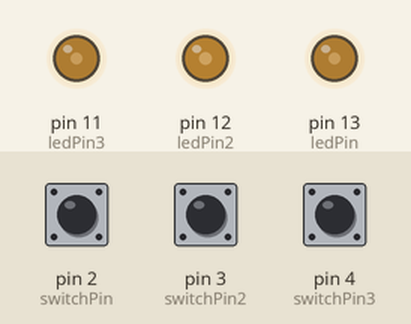
This sketch was run on a simulated Arduino Uno, built with avr-gcc and run on an emulated ATmega328P. On the bench: output pins drawn as LEDs (lit = HIGH). Inputs (shaded band) come from the test bench; at power-on: pin 2 (switchPin) LOW, pin 3 (switchPin2) HIGH, pin 4 (switchPin3) HIGH. What the sketch prints to the serial monitor is not drawn.

Above: at 1.29 s.
1.3 s: pin 2 (switchPin) pulled HIGH for 3.2 s
At 2.4 s:
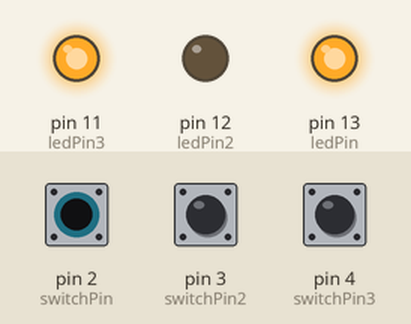
6.0 s: pin 2 (switchPin) pulled HIGH for 0.15 s
At 6.12 s:
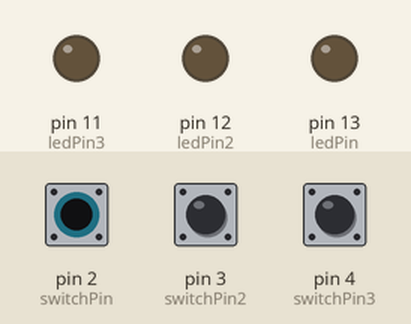
9.0 s: pin 2 (switchPin) pulled HIGH for 1 s
12.0 s: pin 3 (switchPin2) pulled LOW for 1 s
15.0 s: pin 2 (switchPin) driven HIGH and pin 3 (switchPin2) driven LOW
At 15.21 s:
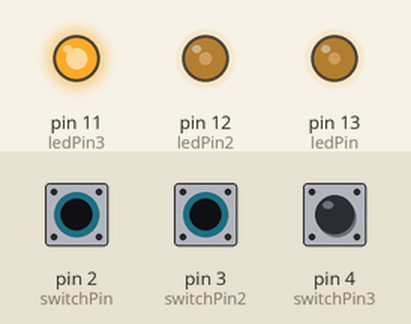
18.0 s: pin 3 (switchPin2) driven HIGH
At 19.2 s:
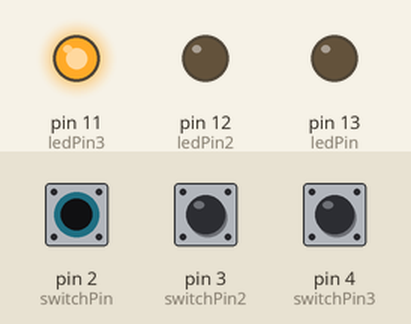
Timing chart, 0 to 20.5 s (numbered marks = the images above; inputs shaded):
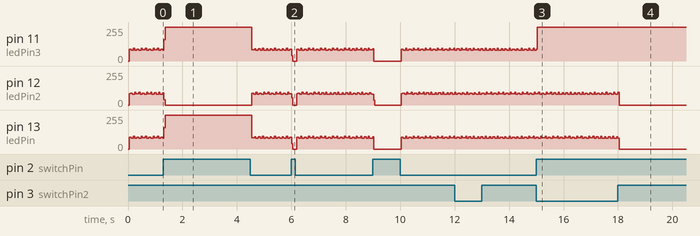

The sketch:

Sequencing_LEDs.ino
```cpp
const int ledPin = 13;
const int ledPin2 = 12;
const int ledPin3 = 11;
const int switchPin = 2;
const int switchPin2 = 3;
const int switchPin3 = 4;
int switchRead = 0;
int switchRead2 = 0;
int switchRead3 = 0;

int counter = 0;

boolean pressing = false;
void setup() {
  // put your setup code here, to run once:
  pinMode(ledPin, OUTPUT);
  pinMode(ledPin2, OUTPUT);
  pinMode(ledPin3, OUTPUT);

  pinMode(switchPin, INPUT);
  pinMode(switchPin2, INPUT);
  pinMode(switchPin3, INPUT);
  Serial.begin(9600);
}

void loop() {
  // put your main code here, to run repeatedly:
  //digitalWrite(ledPin, HIGH);
  switchRead = digitalRead(switchPin);
  switchRead2 = digitalRead(switchPin2);
  switchRead3 = digitalRead(switchPin3);
  //Serial.println(switchRead);
  if (switchRead == 1 || switchRead2 == 1 || switchRead3 == 1) {
    pressing = true;
  }

  //We want to check if the button is currently released and has been pressed before its been released
  if (switchRead == 0 && pressing == true) {
    //setting up for the next time we press
    pressing = false;
    //Do something
    counter++;
    Serial.println(counter);

      if (counter == 1) {
    digitalWrite(ledPin, HIGH);
    digitalWrite(ledPin3, HIGH);
  } else if (counter == 2) {
    digitalWrite(ledPin, LOW);
    digitalWrite(ledPin2, HIGH);
    digitalWrite(ledPin3, LOW);
  } else {
    counter = 0;
    digitalWrite(ledPin, LOW);
    digitalWrite(ledPin2, LOW);
    digitalWrite(ledPin3, LOW);
  }
  }

  if (switchRead2 == 0 && pressing == true) {
    //setting up for the next time we press
    pressing = false;
    //Do something
    counter++;
    Serial.println(counter);

      if (counter == 1) {
    digitalWrite(ledPin, HIGH);
    digitalWrite(ledPin3, HIGH);
  } else if (counter == 2) {
    digitalWrite(ledPin, LOW);
    digitalWrite(ledPin2, HIGH);
  } else {
    counter = 0;
    digitalWrite(ledPin, LOW);
    digitalWrite(ledPin2, LOW);
  }
  }

  if (switchRead3 == 0 && pressing == true) {
    //setting up for the next time we press
    pressing = false;
    //Do something
    counter++;
    Serial.println(counter);

      if (counter == 1) {
    digitalWrite(ledPin, HIGH);
    digitalWrite(ledPin3, HIGH);

  } else if (counter == 2) {
    digitalWrite(ledPin, LOW);
    digitalWrite(ledPin2, HIGH);
  }

  else {
    counter = 0;
    digitalWrite(ledPin, LOW);
    digitalWrite(ledPin2, LOW);
  }
  }
}
```
